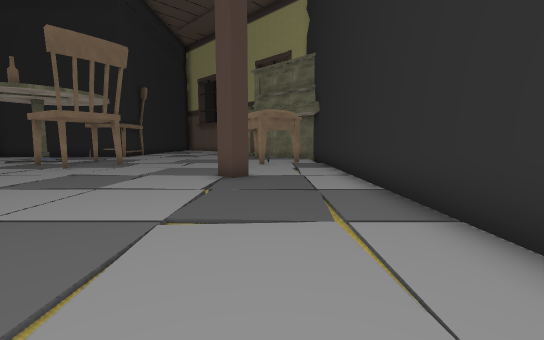
view 1 (above)

23 first-person views from a walk through a 3-D level made in the Unity game engine. The camera is 1.5 m above the floor, tilts 6° down and sees 90° across. The floor is counted in squares, 1.61 m on a side. Each view is taken from the middle of a square. On the plan, view 1 faces up. The plan holds only what a view shows up to about 11 squares ahead; the rest is blank. The place goes on beyond the plan. The player character is not drawn. Some surface patterns are stand-ins.

view 2
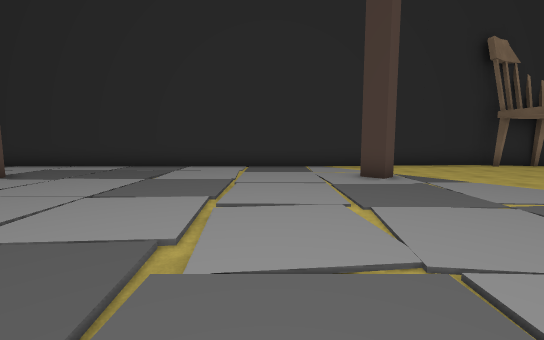

view 3
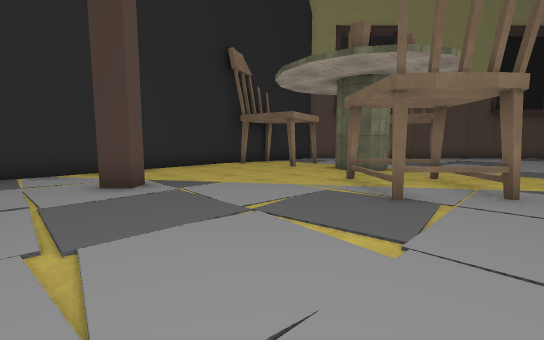

view 4
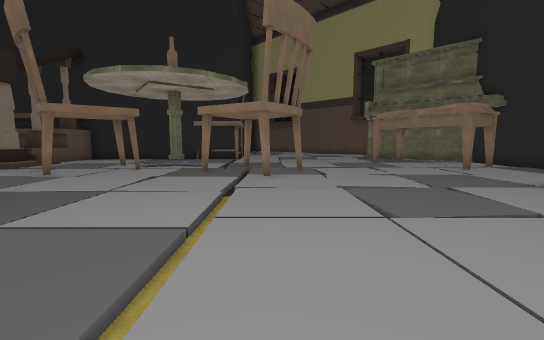

view 5
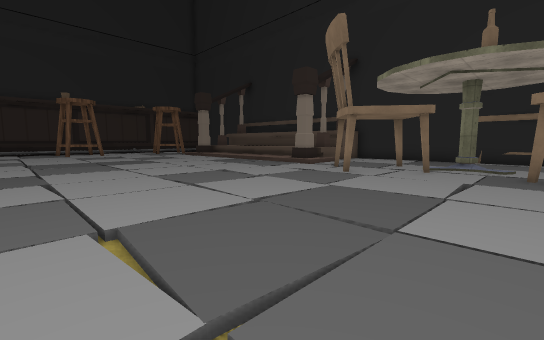

view 6
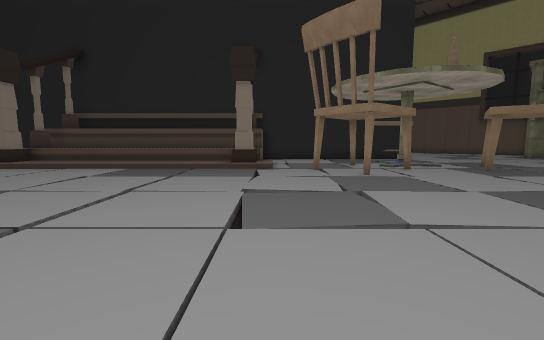

view 7
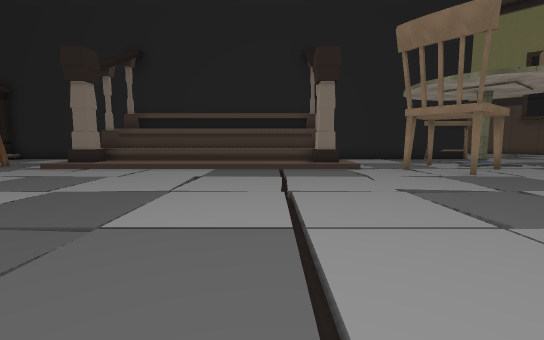

view 8
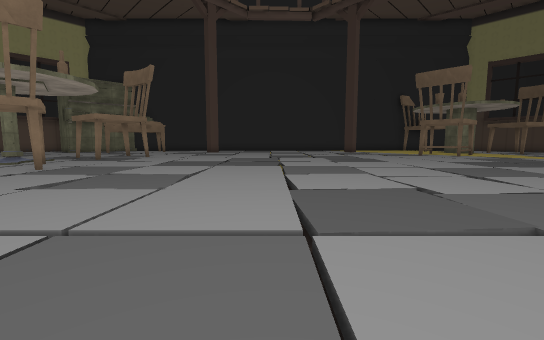

view 9
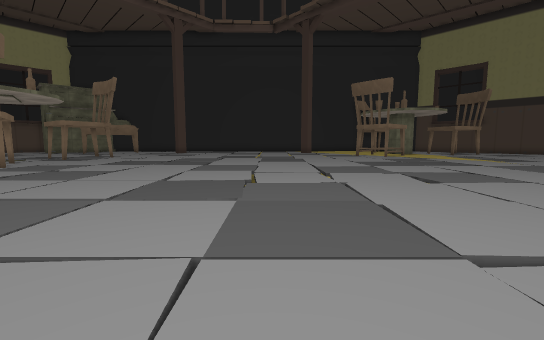

view 10
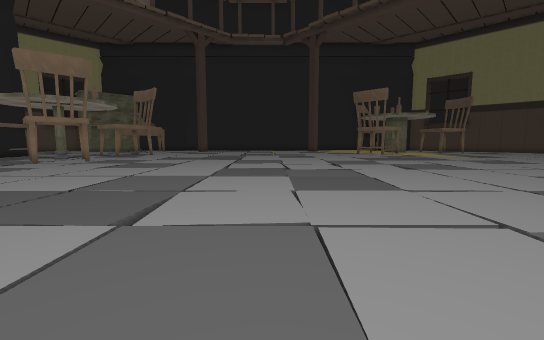

view 11
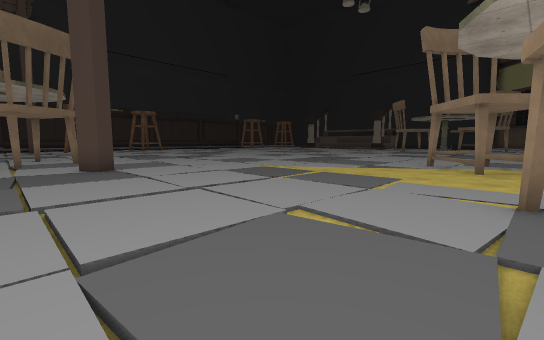

view 12
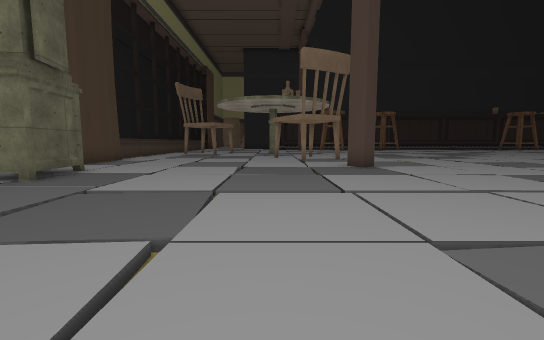

view 13
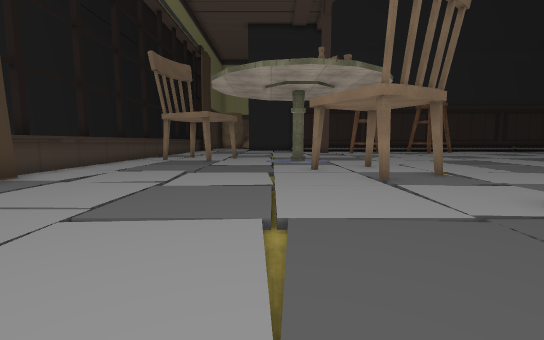

view 14
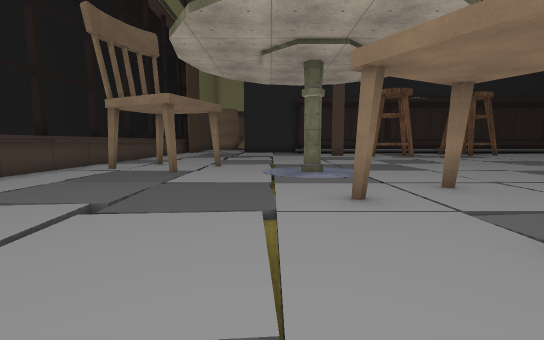

view 15
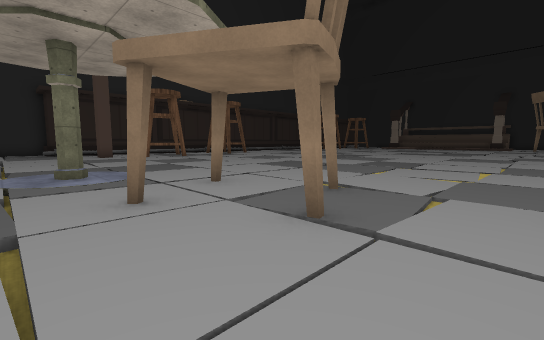

view 16
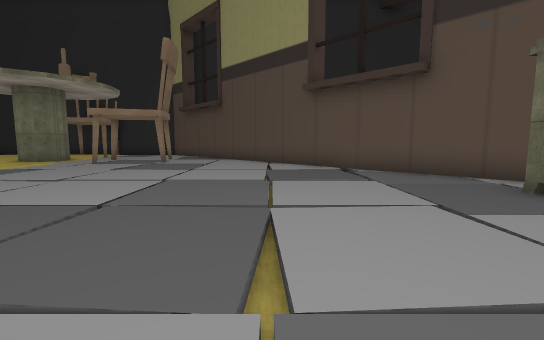

view 17
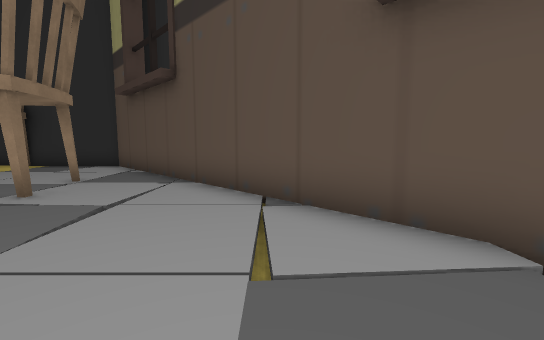

view 18
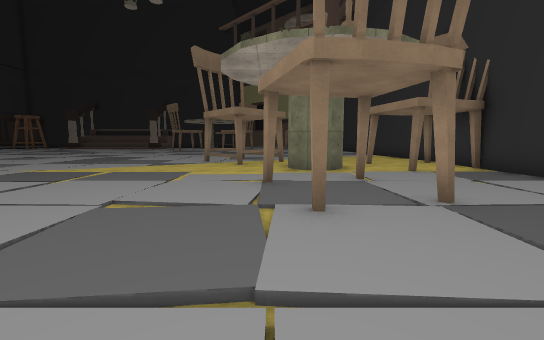

view 19
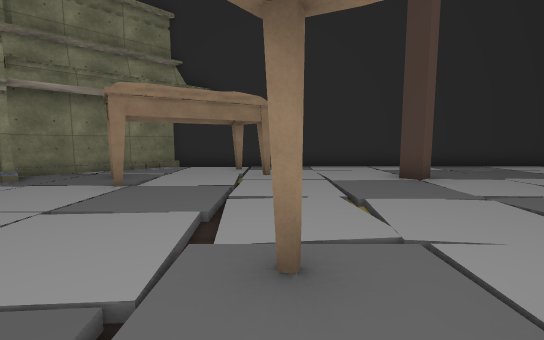

view 20
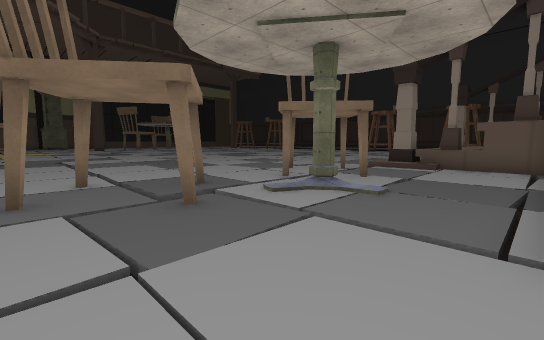

view 21
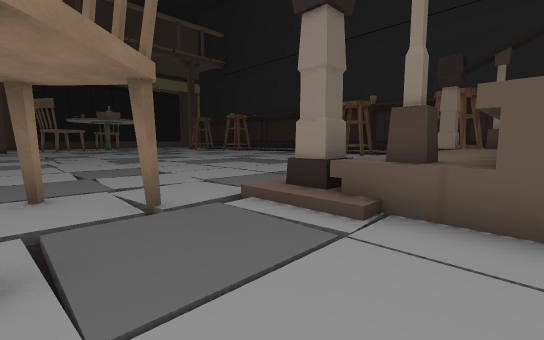

view 22
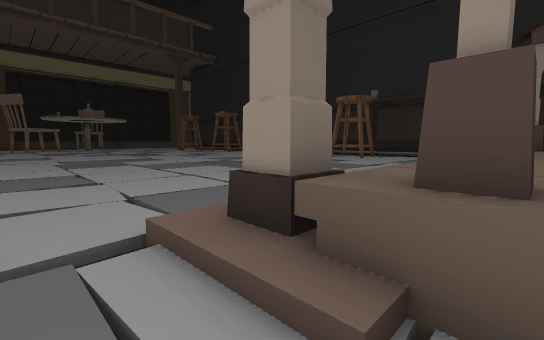

view 23
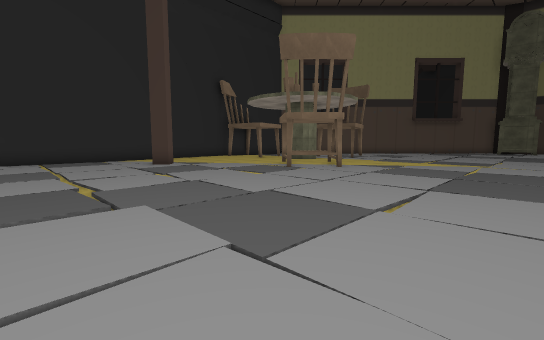

### Floor plan
Key: @ floor where view 1 was taken; # wall or solid block; . main floor; : floor 0.25 m higher than the main floor; - floor 0.25 m lower than the main floor; / step, stairs or slope; ^ raised ledge; O other object.
Columns run from 26 left of view 1 to 2 right of it. Each row starts with its distance up from view 1.
 16          #.......O...  ....##
 15          #........... ...O..#
 14 #^^^^^^^^^...../..-.----O---#
 13 ^^^^^^^^^^/..O.#............#
 12 #::::::::#/.......O........O#
 11 ///////////.O....O..O.....O.#
 10 .............O..............#
  9 .....-.............O........#
  8  ....-......................#
  7   ........-..............#..#
  6    .........................#
  5     ........................#
  4   .-........................#
  3  ....-......................#
  2  ...........................#
  1 ...-........................#
  0  .........................@.#
 -1  ...........................#
 -2    ..-......................#
 -3     .....................#..#
 -4      .......................#
 -5       ......................#
 -6        .............OO......#
 -7         ...........OO.O.....#
 -8         ............OOO.....O
 -9  ..  ..................##...#
-10  ..- ..................##.O.#
-11  ...........................#
-12   ......................O...#
-13  .....................O.....#
-14  .......................O...#
-15  ............#.........O...##
-16  ......O.-................##
-17  .........O...........-..##
-18 .....#..O.............-.##
-19 .---..--.------.--....-##
-20  .....................##
-21  ..O.....-.........-.##
-22  ...................##
-23   O............##..##
-24  ...O.......... #.##
-25  ##^^########

Positions as (right, up) in squares from view 1, and headings:
1: (0, 0), facing up
2: (-8, 0), facing right
3: (-7, -1), facing down-right
4: (-7, 2), facing up
5: (-9, 2), facing up-left
6: (-16, 2), facing up
7: (-19, 2), facing up
8: (-21, 3), facing right
9: (-23, 0), facing right
10: (-26, 1), facing right
11: (-4, -17), facing up-left
12: (-4, -18), facing left
13: (-10, -19), facing left
14: (-14, -19), facing left
15: (-14, -19), facing up-left
16: (-14, -19), facing right
17: (-8, -19), facing right
18: (-4, -18), facing up
19: (-8, 11), facing right
20: (-6, 16), facing down-left
21: (-13, 15), facing down-left
22: (-15, 14), facing down-left
23: (-12, 2), facing down-right
